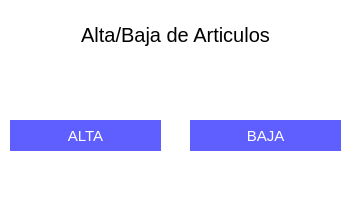
<?xml version="1.0" encoding="UTF-8"?>
<ui version="4.0">
 <class>Form</class>
 <widget class="QWidget" name="Form">
  <property name="geometry">
   <rect>
    <x>0</x>
    <y>0</y>
    <width>351</width>
    <height>209</height>
   </rect>
  </property>
  <property name="windowTitle">
   <string>Form</string>
  </property>
  <property name="styleSheet">
   <string notr="true">background-color:white;</string>
  </property>
  <widget class="QLabel" name="label">
   <property name="geometry">
    <rect>
     <x>10</x>
     <y>10</y>
     <width>331</width>
     <height>51</height>
    </rect>
   </property>
   <property name="styleSheet">
    <string notr="true">font-size:20px;</string>
   </property>
   <property name="text">
    <string>&lt;html&gt;&lt;head/&gt;&lt;body&gt;&lt;p align=&quot;center&quot;&gt;&lt;span style=&quot; font-size:15pt;&quot;&gt;Alta/Baja de Articulos&lt;/span&gt;&lt;/p&gt;&lt;/body&gt;&lt;/html&gt;</string>
   </property>
  </widget>
  <widget class="QPushButton" name="se_btn_1">
   <property name="geometry">
    <rect>
     <x>10</x>
     <y>120</y>
     <width>151</width>
     <height>31</height>
    </rect>
   </property>
   <property name="styleSheet">
    <string notr="true">background-color:#5f5fff;
color:white;
border:none;
font-size:15px;</string>
   </property>
   <property name="text">
    <string>ALTA</string>
   </property>
  </widget>
  <widget class="QPushButton" name="ma_btn_2">
   <property name="geometry">
    <rect>
     <x>190</x>
     <y>120</y>
     <width>151</width>
     <height>31</height>
    </rect>
   </property>
   <property name="styleSheet">
    <string notr="true">background-color:#5f5fff;
color:white;
border:none;
font-size:15px;</string>
   </property>
   <property name="text">
    <string>BAJA</string>
   </property>
  </widget>
 </widget>
 <resources/>
 <connections/>
</ui>
